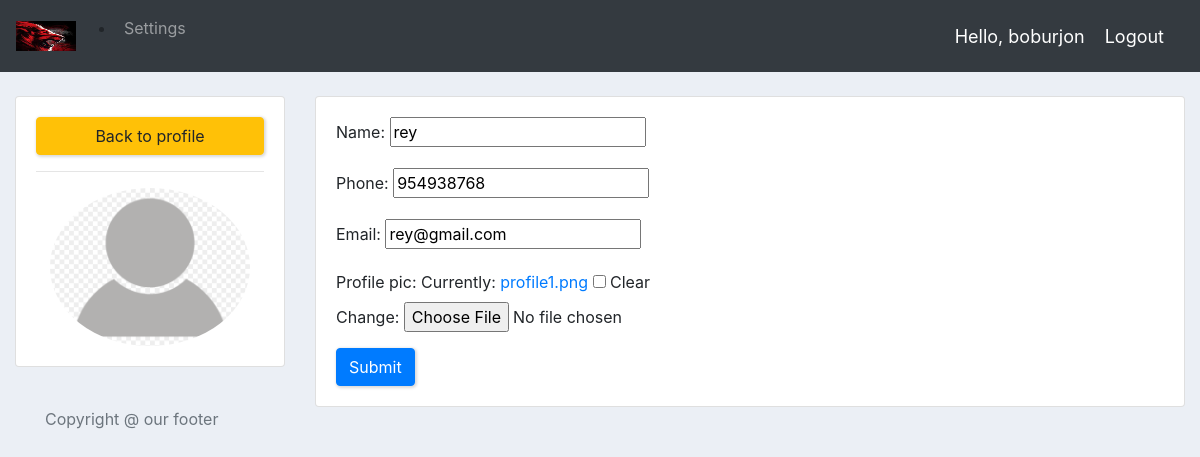
/account/ (signed in), run on the app's committed database.
### accounts/models.py (models this page shows, shortened)
class Customer(models.Model):
    user = models.OneToOneField(User, null=True, blank=True, on_delete=models.CASCADE)
    name=models.CharField(max_length=200, null=True)
    phone = models.CharField(max_length=200, null=True)
    email = models.CharField(max_length=200, null=True)
    profile_pic=models.ImageField(default='profile1.png', null=True, blank=True)
    date_created = models.DateTimeField(auto_now_add=True, null=True)

### accounts/decorators.py (the view)
		def wrapper_func(request, *args, **kwargs):
			group = None
			if request.user.groups.exists():
				group = request.user.groups.all()[0].name
			if group in allowed_roles:
				return view_func(request, *args, **kwargs)
			else:
				return HttpResponse('You are not authorized to view this page')

### accounts/forms.py
class CustomerForm(ModelForm):
   class Meta:
        model= Customer
        fields='__all__'
        exclude=['user']

### accounts/views.py (called while the page is built)
@login_required(login_url='login')
@allowed_users(allowed_roles=['customer'])
def accountSet(request):
    customer=request.user.customer
    form = CustomerForm(instance=customer)
    if request.method=='POST':
        form = CustomerForm(request.POST, request.FILES, instance=customer)
        if form.is_valid():
            form.save()
    context={'form': form}
    return render(request, 'accounts/accounts_set.html', context)

### accounts/templates/accounts/accounts_set.html (shortened to what this page needs)
{% extends 'accounts/main.html' %}
{% load static %}
{% block content %}
<br>
<div class="row">
    <div class="col-md-3">
        <div class="card card-body">
            <a class="btn btn-warning" href="{% url 'home' %}">Back to profile</a>
            <hr>
            <img class="profile-pic" src="{{request.user.customer.profile_pic.url }}" >
        </div>
    </div>
    <div class="col-md-9">
        <div class="card card-body">
            <form method="POST" action="" enctype="multipart/form-data">
                {{form.as_p}}
            <input class="btn btn-primary" type="submit" name"Update Informtion">
            </form>
        </div>
    </div>
</div>
{% endblock content %}

### accounts/templates/accounts/navbar.html (shortened to what this page needs)
{% load static %}
<!DOCTYPE html>
<html lang="en">
<head>
    <link rel="stylesheet" href="{% static 'css/style.css' %}" />
    <link rel="stylesheet" href="https://cdn.jsdelivr.net/npm/bootstrap@4.0.0/dist/css/bootstrap.min.css">
    <link rel="stylesheet" type="text/css" href="{% static '/css/main.css' %}">
</head>
<nav class="navbar navbar-expand-lg navbar-dark bg-dark">
<img src="{% static 'images/index.jpeg' %}" style="width: 60px; height: 30px;"/>
    <div class="collapse navbar-collapse" id="navbarNavAltMarkup">
      <div class="navbar-nav">
        {% if request.user.is_staff %}
        <a class="nav-item nav-link active" href="{% url 'home' %}">Dashboard</a>
        <a class="nav-item nav-link" href="{% url 'products' %}">Products</a>
        {% else %}
       <ul> <li class="nav-item">
          <a class="nav-link" href="{% url 'account'%}">Settings</a>
        </li>
        {% endif %}</ul>
      </div>
    </div>
    <span class="hello-msg">Hello, {{request.user}} </span>
    <span>
      <a class="hello-msg" href="{% url 'logout' %}">
 Logout
    </a>
  </span>
  </nav>

### static/css/main.css (style rules this page uses)
body { background-color: #ebeff5; }

### static/css/style.css (style rules this page uses)
.btn { background-color: transparent; border: none; display: inline-flex; align-items: center; gap: 1rem; cursor: pointer; transition: all ease-in-out 0.3s; padding: 1rem 2rem; border-radius: 5px; box-shadow: 1px 1px 3px 1px rgba(0, 0, 0, 0.15); font-weight: 500; }
.hello-msg { color: #fff; font-size: 18px; margin-right: 20px; }

### accounts/templates/accounts/accounts_set.html (style rules this page uses)
.profile-pic { max-width: 200px; max-height: 200px; margin: 0 auto; border-radius: 50%; }

### data on the page
Customer: name "rey", phone "954938768", email "rey@gmail.com"

### other printed values
{{ request.user }} "boburjon"
